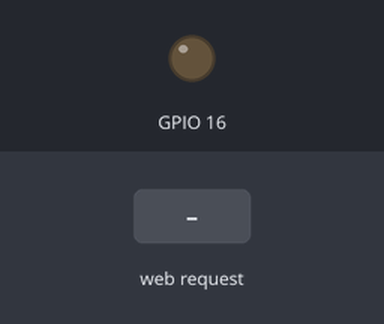
A sketch run on a simulated ESP8266 (NodeMCU). Parts: output pins drawn as LEDs (lit = HIGH). The inputs (shaded band) are chosen by the test bench. What the sketch prints to the serial monitor is not drawn.

Above: at 1.2 s.
1.3 s: HTTP request GET /led?state=1 received
At 2.2 s:
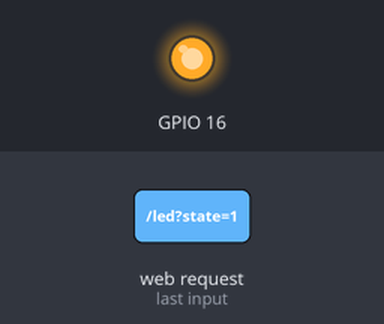
2.8 s: HTTP request GET /led received
At 3.3 s:
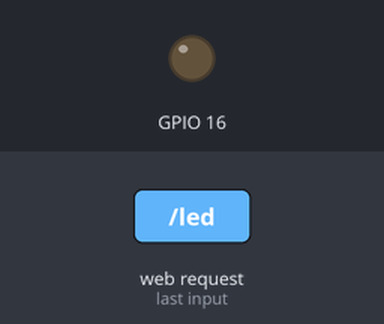
Timing chart, 0 to 5.8 s (numbered marks = the images above; inputs shaded):
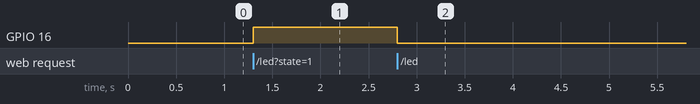

The sketch:

Turning_LED_ON_and_OFF_using_Local_Network_Website.ino
```cpp
#include <ESP8266WebServer.h>
ESP8266WebServer server;
#define username "Magesh"
#define password "12345678"
String myhtml="<html><head><title>First Page</title></head><body style=\"background-color:cyan\"><h1><center>IOT</center></h1><form><center> What do you want to do? <br><br><button type=\"submit\" name=\"state\" value=\"0\">LED ON</button><button type=\"submit\" name=\"state\" value=\"1\">LED OFF</button></center></form></body></html>";

void setup(){
  pinMode(16,OUTPUT);
  Serial.begin(115200);
  WiFi.softAP(username,password);
  Serial.print(WiFi.softAPIP());
  server.begin();
  server.on("/led",response);
}
void response(){
    server.send(200,"text/html",myhtml);
    if(server.arg("state")=="1")
    {
    digitalWrite(16,HIGH);
    }
    else
    {
    digitalWrite(16,LOW);
    }
}
void loop(){
  server.handleClient();
}
```

Measured:
- after the input at 1.3 s, GPIO 16: LOW → HIGH at once
- after the input at 2.8 s, GPIO 16: HIGH → LOW at once
